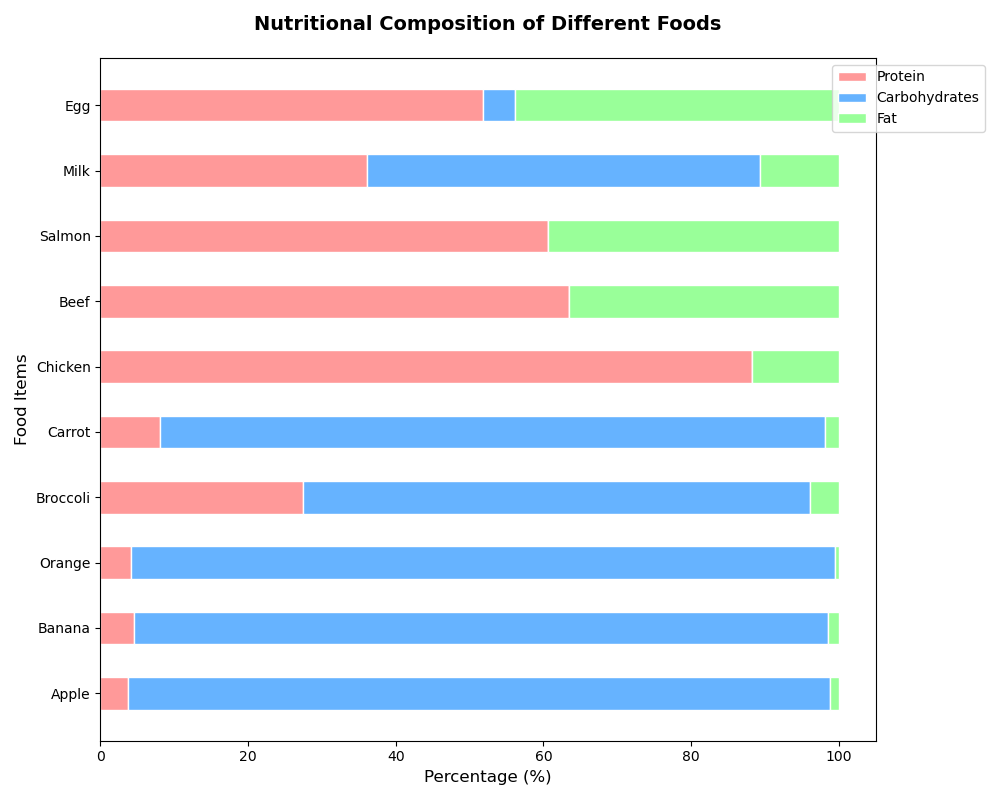

This chart was generated by the following Python code:

import matplotlib.pyplot as plt
import numpy as np

# Data
categories = ['Apple', 'Banana', 'Orange', 'Broccoli', 'Carrot', 'Chicken', 'Beef', 'Salmon', 'Milk', 'Egg']
protein = np.array([1, 1.3, 0.9, 2.8, 0.9, 27, 26, 20, 3.4, 13])
carbohydrates = np.array([25, 27, 21, 7, 10, 0, 0, 0, 5, 1.1])
fat = np.array([0.3, 0.4, 0.1, 0.4, 0.2, 3.6, 15, 13, 1, 11])

# Normalize the data
total = protein + carbohydrates + fat
protein_percent = protein / total * 100
carbohydrates_percent = carbohydrates / total * 100
fat_percent = fat / total * 100

# Stack data
data = [protein_percent, carbohydrates_percent, fat_percent]
labels = ['Protein', 'Carbohydrates', 'Fat']
colors = ['#ff9999','#66b3ff','#99ff99']

# Plotting
fig, ax = plt.subplots(figsize=(10, 8))
width = 0.5  # bar width

# Create stacked bar chart
ax.barh(categories, protein_percent, color=colors[0], edgecolor='white', height=width)
ax.barh(categories, carbohydrates_percent, left=protein_percent, color=colors[1], edgecolor='white', height=width)
ax.barh(categories, fat_percent, left=protein_percent + carbohydrates_percent, color=colors[2], edgecolor='white', height=width)

# Adding title and labels
ax.set_title('Nutritional Composition of Different Foods', fontsize=14, fontweight='bold', pad=20)
ax.set_xlabel('Percentage (%)', fontsize=12)
ax.set_ylabel('Food Items', fontsize=12)

# Adding legend
ax.legend(labels, loc='upper right', bbox_to_anchor=(1.15, 1))

plt.tight_layout()
plt.show()
